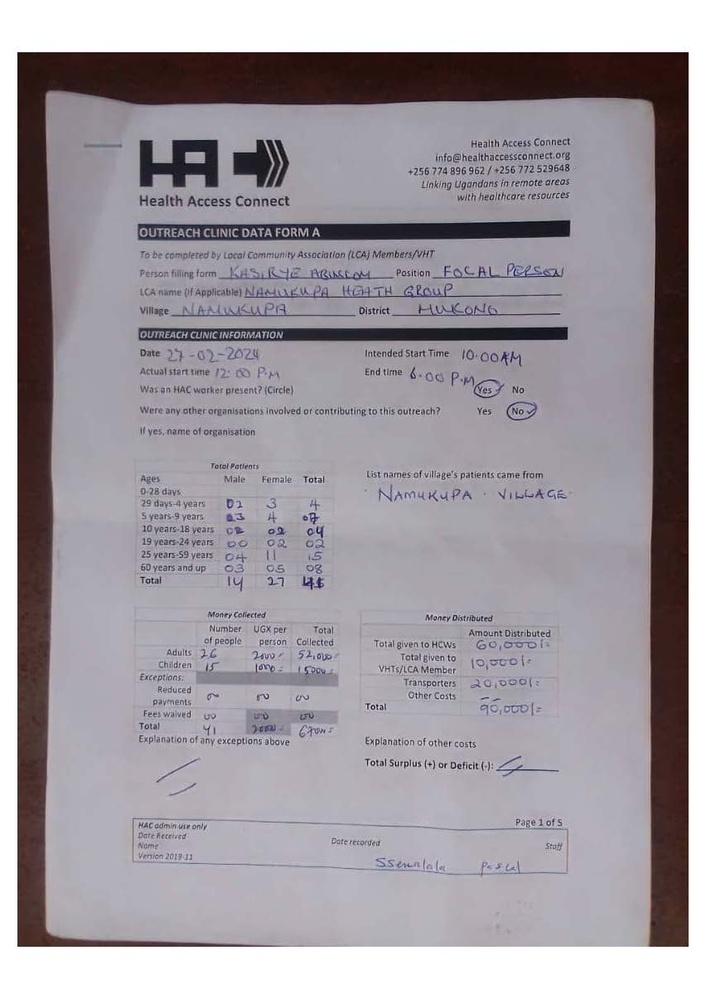
#> input picture file-1.jpg, 706 x 999 px, shrunk from 852 x 1205 before the run; its folder holds 5 pictures in this run
$ jupyter execute --allow-errors form_extraction.ipynb
#> lines starting #> are read from the running program, lines starting #| are printed output that depends on the picture; after the words box and inside, x2 and y2 are one past the last pixel; in counts of white or black regions, pixels touching at a corner belong together
### Form A

[cell 1]
import pandas as pd

# JSON data
data = {
    "OUTREACH CLINIC DATA FROM A": {
        "Person filling form": "value",
        "Position": "value",
        "LCA name (If Applicable)": "value",
        "Village": "value",
        "District": "value"
    },
    "OUTREACH CLINIC INFORMATION": {
        "Date": "value",
        "Intended Start Time": "value",
        "Actual Start Time": "value",
        "End Time": "value",
        "Was an HAC worker present? (Circle)": "Yes/No",
        "Were any other organisations involved or contributing to this outreach?": "Yes/No",
        "If yes, name of organisation": "value",
        "List names of villages patients came from": ["value1", "value2"]
    },
    "Total Patients": {
        "Ages": [
            "0-28 days",
            "29 days-4 years",
            "5 years-9 years",
            "10 years-18 years",
            "19 years-24 years",
            "25 years-59 years",
            "60 years and up"
        ],
        "Male": {
            "0-28 days": "Nill",
            "29 days-4 years": "value",
            "5 years-9 years": "value",
            "10 years-18 years": "value",
            "19 years-24 years": "value",
            "25 years-59 years": "value",
            "60 years and up": "value"
        },
        "Female": {
            "0-28 days": "Nill",
            "29 days-4 years": "value",
            "5 years-9 years": "value",
            "10 years-18 years": "value",
            "19 years-24 years": "value",
            "25 years-59 years": "value",
            "60 years and up": "value"
        },
        "Total": {
            "0-28 days": "Nill",
            "29 days-4 years": "value",
            "5 years-9 years": "value",
            "10 years-18 years": "value",
            "19 years-24 years": "value",
            "25 years-59 years": "value",
            "60 years and up": "value"
        }
    },
    "Money Collected": {
        " ": [
            "Adults",
            "Children",
            "Exceptions",
            "Reduced Payments",
            "Fees waived",
            "Total"
        ],
        "Number of People": {
            "Adults": "value",
            "Children": "value",
            "Exceptions": "value",
            "Reduced Payments": "value",
            "Fees waived": "value",
            "Total": "value"
        },
        "UGX per person": {
            "Adults": "value",
            "Children": "value",
            "Exceptions": "value",
            "Reduced Payments": "value",
            "Fees waived": "value",
            "Total": "value"
        },
        "Total Collected": {
            "Adults": "value",
            "Children": "value",
            "Exceptions": "value",
            "Reduced Payments": "value",
            "Fees waived": "value",
            "Total": "value"
        }
    },
    "Money Distributed": {
        " ": [
            "Total given to HCWs",
            "Total given to VHTs/LCA Member",
            "Transporters",
            "Other Costs",
            "Total"
        ],
        "Amount Distributed": {
            "Total given to HCWs": "value",
            "Total given to VHTs/LCA Member": "value",
            "Transporters": "value",
            "Other Costs": "value",
            "Total": "value"
        }
    }
}

# Create DataFrames for each section
outreach_clinic_data_df = pd.DataFrame([data["OUTREACH CLINIC DATA FROM A"]])
outreach_clinic_info_df = pd.DataFrame([data["OUTREACH CLINIC INFORMATION"]])

# Convert columns into rows using melt
outreach_clinic_data_df = outreach_clinic_data_df.melt(var_name="Attribute", value_name="Value")
outreach_clinic_info_df = outreach_clinic_info_df.melt(var_name="Atribute", value_name="Value")

# Handle "Total Patients"
total_patients_data = data["Total Patients"]
total_patients_df = pd.DataFrame({
    "Age Group": total_patients_data["Ages"],
    "Male": list(total_patients_data["Male"].values()),
    "Female": list(total_patients_data["Female"].values()),
    "Total": list(total_patients_data["Total"].values())
})

# Handle "Money Collected"
money_collected_data = data["Money Collected"]
money_collected_df = pd.DataFrame({
    "Category": money_collected_data[" "],
    "Number of People": list(money_collected_data["Number of People"].values()),
    "UGX per person": list(money_collected_data["UGX per person"].values()),
    "Total Collected": list(money_collected_data["Total Collected"].values())
})

# Handle "Money Distributed"
money_distributed_data = data["Money Distributed"]
money_distributed_df = pd.DataFrame({
    "Category": money_distributed_data[" "],
    "Amount Distributed": list(money_distributed_data["Amount Distributed"].values())
})

# Display all DataFrames
outreach_clinic_data_df, outreach_clinic_info_df, total_patients_df, money_collected_df, money_distributed_df

[cell 2]
outreach_clinic_data_df

[cell 3]
outreach_clinic_info_df

[cell 4]
total_patients_df

[cell 5]
money_collected_df

[cell 6]
money_distributed_df

### Form B

[cell 7]
import pandas as pd

# Provided JSON data
json_data = {
    "OUTREACH CLINIC DATA FROM B": {
        "Person filling form": "value",
        "Position": "value",
        "Health Centre": "value",
        "Village": "value",
        "Date": "value"
    },
    "OUTREACH CLINIC INFORMATION": {
        "Names of health workers who attended": "value",
        "Number of Health Workers": {
            "Total Health Workers": "value",
            "Enrolled Midwives": "value",
            "Registered Midwives": "value",
            "Case Officer": "value",
            "Counsellors": "value",
            "Lab Technician": "value",
            "Nursing Assistant": "value",
            "Enrolled Nurse": "value",
            "Registered Nurse": "value",
            "Other (Specify)": "value"
        },
        "Services offered": [
            "General Treatment",
            "ART Refills",
            "Family Planning",
            "ANC/PNC",
            "HIV Counselling/Testing",
            "Immunization"
        ],
        "Were there stockouts? (circle one)": "Y/N",
        "What services were IMPACTED or UNAVAILABLE due to stockouts?": {
            "General Treatment": [
                "Malaria Treatment",
                "Amoxicillin",
                "Other"
            ],
            "HIV/ART": [
                "ART",
                "Testing",
                "Other"
            ],
            "Family Planning": [
                "Pregnancy Tests",
                "Other"
            ],
            "ANC/PNC": [
                "value"
            ]
        }
    },
    "ANTI-Retroviral Treatment (ART)": {
        "1. TB": {
            "Diagnosed": "value",
            "Treated": "value"
        },
        "2. Number of Patients given each ART duration": {
            "1 Month": "value",
            "2 Month": "value",
            "3 Month": "value",
            "___months": "value",
            "Total number of people": "value",
            "Total no. months given": "value"
        },
        "3. Patients Receiving ART": {
            "Age": [
                "0-1 year",
                "2-4 years",
                "5-14 years",
                "15 and up",
                "Total"
            ],
            "Male": {
                "0-1 year": "value",
                "2-4 years": "value",
                "5-14 years": "value",
                "15 and up": "value",
                "Total": "value"
            },
            "Female": {
                "0-1 year": "value",
                "2-4 years": "value",
                "5-14 years": "value",
                "15 and up": "value",
                "Total": "value"
            }
        },
        "3. Patients Newly Linked to Core": {
            "Age": [
                "0-1 year",
                "2-4 years",
                "5-14 years",
                "15 and up",
                "Total"
            ],
            "Male": {
                "0-1 year": "value",
                "2-4 years": "value",
                "5-14 years": "value",
                "15 and up": "value",
                "Total": "value"
            },
            "Female": {
                "0-1 year": "value",
                "2-4 years": "value",
                "5-14 years": "value",
                "15 and up": "value",
                "Total": "value"
            }
        },
        "5. Viral Load Blood Samples Token": {
            " ": [
                "Total"
            ],
            "Male": {
                "Total": "value"
            },
            "Female": {
                "Total": "value"
            }
        }
    }
}


# Flatten the 'OUTREACH CLINIC DATA FROM B' section
clinic_data = pd.DataFrame([json_data["OUTREACH CLINIC DATA FROM B"]])

# Flatten the 'Number of Health Workers' section
health_workers = pd.DataFrame([json_data["OUTREACH CLINIC INFORMATION"]["Number of Health Workers"]])

# Convert columns into rows using melt
clinic_data = clinic_data.melt(var_name="Attribute", value_name="Value")
health_workers = health_workers.melt(var_name="Health Worker Role", value_name="Count")

# Extract 'Services offered'
services_offered = pd.DataFrame({"Services Offered": json_data["OUTREACH CLINIC INFORMATION"]["Services offered"]})

# Flatten the 'What services were IMPACTED or UNAVAILABLE due to stockouts?' section
stockouts_data = json_data["OUTREACH CLINIC INFORMATION"]["What services were IMPACTED or UNAVAILABLE due to stockouts?"]
stockouts_list = []
for service, impacts in stockouts_data.items():
    for impact in impacts:
        stockouts_list.append({"Service": service, "Impact": impact})
stockouts_df = pd.DataFrame(stockouts_list)

art_data = json_data["ANTI-Retroviral Treatment (ART)"]
# Create separate DataFrames for each subsection
tb_df = pd.DataFrame([art_data["1. TB"]])
patients_duration_df = pd.DataFrame([art_data["2. Number of Patients given each ART duration"]])

# Convert columns into rows using melt
tb_df = tb_df.melt(var_name="Attribute", value_name="Value")
patients_duration_df = patients_duration_df.melt(var_name="Atribute", value_name="Value")

# Process "3. Patients Receiving ART"
receiving_art_data = art_data["3. Patients Receiving ART"]
receiving_art_df = pd.DataFrame({
    "Age Group": receiving_art_data["Age"],
    "Male": list(receiving_art_data["Male"].values()),
    "Female": list(receiving_art_data["Female"].values())
})

# Process "3. Patients Newly Linked to Core"
newly_linked_data = art_data["3. Patients Newly Linked to Core"]
newly_linked_df = pd.DataFrame({
    "Age Group": newly_linked_data["Age"],
    "Male": list(newly_linked_data["Male"].values()),
    "Female": list(newly_linked_data["Female"].values())
})

# Process "5. Viral Load Blood Samples Token"
viral_load_data = art_data["5. Viral Load Blood Samples Token"]
viral_load_df = pd.DataFrame({
    "Gender": ["Male", "Female"],
    "Total": [viral_load_data["Male"]["Total"], viral_load_data["Female"]["Total"]]
})


# Display all DataFrames
print("TB DataFrame:")
print(tb_df, end="\n\n")

print("Number of Patients Duration DataFrame:")
print(patients_duration_df, end="\n\n")

print("Patients Receiving ART DataFrame:")
print(receiving_art_df, end="\n\n")

print("Patients Newly Linked to Core DataFrame:")
print(newly_linked_df, end="\n\n")

print("Viral Load Blood Samples DataFrame:")
print(viral_load_df, end="\n\n")

# Combine all sections into a dictionary of DataFrames for display
dataframes = {
    "Clinic Data": clinic_data,
    "Health Workers": health_workers,
    "Services Offered": services_offered,
    "Stockouts": stockouts_df,
    "TB": tb_df,
    "Patients Duration": patients_duration_df,
    "Receiving ART": receiving_art_df,
    "Patients Newly Linked": newly_linked_df,
    "Viral Load Blood Samples": viral_load_df
}

# Print each DataFrame
for name, df in dataframes.items():
    print(f"\n{name}:\n", df)

[cell 8]
clinic_data

[cell 9]
health_workers

[cell 10]
services_offered

[cell 11]
stockouts_df

[cell 12]
tb_df

[cell 13]
patients_duration_df

[cell 14]
receiving_art_df

[cell 15]
newly_linked_df

[cell 16]
viral_load_df

[cell 17]
df

### Form C

[cell 18]
import pandas as pd

# Define the JSON structure
data = {
    "OUTREACH CLINIC DATA FROM C": {
        "Person filling form": "value",
        "Health Centre": "value",
        "Position": "value",
        "Village visited": "value",
        "Date": "value",
        "Additional treatments or test given and number of patients for each": "value",
        "Additional comments/concerns (continue on back if necessary)": "value"
    },
    "Other Services": {
        "Diabetes Referrals": "value",
        "Child Check-ups": "value",
        "Patients Given Pain Relievers": "value",
        "Immunizations Given": "value",
        "Vitamins Given": "value",
        "Total Pregnant Women Served at Outreach for any reason":{
            "Syphilis": {
                "Total Tested": "value",
                "Tested Positive": "value",
                "Given Treatment": "value"
            },
            "Hypertension": {
                "Total Screened": "value",
                "Diagnosed": "value",
                "Given Medication": "value"
            },
            "Malaria": {
                "Suspected Fever": "value",
                "Tested Positive": "value",
                "Given Medication": "value"
            }
        },
        "__" : {
            "Diagnosed": {
                "Intestinal Worms": "value",
                "Fungal (Non-Candidiasis)": "value",
                "Candidiasis": "value",
                "Ulcers": "value",
                "Diarrhea": "value",
                "Gastro-Intestinal Disorders (Non-Diarrhea)": "value",
                "Allergy": "value",
                "Chronic Respiratory Disease": "value"
            },
            "Given Treatment": {
                "Intestinal Worms": "value",
                "Fungal (Non-Candidiasis)": "value",
                "Candidiasis": "value",
                "Ulcers": "value",
                "Diarrhea": "value",
                "Gastro-Intestinal Disorders (Non-Diarrhea)": "value",
                "Allergy": "value",
                "Chronic Respiratory Disease": "value"
            }
        },
        "___" : {
            "Diagnosed": {
                "Measles": "value",
                "RTI": "value",
                "Malnutrition": "value",
                "Burns": "value",
                "Injuries": "value",
                "UTI": "value",
                "Gonorrhoea": "value",
                "Other STIs": "value",
                "Eye Infection": "value"
            },
            "Given Treatment": {
                "Measles": "value",
                "RTI": "value",
                "Malnutrition": "value",
                "Burns": "value",
                "Injuries": "value",
                "UTI": "value",
                "Gonorrhoea": "value",
                "Other STIs": "value",
                "Eye Infection": "value"
            }
        }
    }
}

# Convert each section into a separate dataframe
df_outreach = pd.DataFrame(data["OUTREACH CLINIC DATA FROM C"], index=[0])
df_other_services = pd.DataFrame(data["Other Services"], index=[0])

# Convert columns into rows using melt
df_outreach = df_outreach.melt(var_name="Attribute", value_name="Value")
df_other_services = df_other_services.melt(var_name="Atribute", value_name="Value")

data_expanded = data['Other Services']
df_pregnant_women = pd.DataFrame(data_expanded["Total Pregnant Women Served at Outreach for any reason"]).transpose()
df_double_underscore = pd.concat({key: pd.Series(value) for key, value in data_expanded["__"].items()}, axis=1)
df_triple_underscore = pd.concat({key: pd.Series(value) for key, value in data_expanded["___"].items()}, axis=1)

[cell 19]
df_outreach

[cell 20]
df_other_services

[cell 21]
df_pregnant_women

[cell 22]
df_double_underscore

[cell 23]
df_triple_underscore

### Form D

[cell 24]
import pandas as pd

# Define the JSON structure
data = {
    "OUTREACH CLINIC DATA FROM D": {
        "Person filling form": "value",
        "Health Centre": "value",
        "Position": "value",
        "Village visited": "value",
        "Date": "value"
    },
    "HIV Counselling and Testing (HCT)": {
        "Conselled & Tested as couple": "value",
        "Received results as couple": "value",
        "Discordant Results": "value",
        "Returned for viral load results": "value",
        "TB Suspect": "value",
        "Total No. of Clients served_Male": "value",
        "Total No. of Clients served_Female": "value",
        "Counselled_Pre-Test": "value",
        "Counselled_Post-Test": "value",
        "HIV Test Results_Total Positive": "value",
        "HIV Test Results_Total Negative": "value",
    },
    "New Positives": {
        "Age" : [
        "18 mos-4 years",
        "5-9 years",
        "10 - 14 years",
        "15 - 18 years",
        "19 - 49 years",
        "50 and up",
        "Total"
        ],
        "Male": {
            "18 mos-4 years": "value",
            "5-9 years": "value",
            "10 - 14 years": "value",
            "15 - 18 years": "value",
            "19 - 49 years": "value",
            "50 and up": "value",
            "Total": "value"
        },
        "Female": {
            "18 mos-4 years": "value",
            "5-9 years": "value",
            "10 - 14 years": "value",
            "15 - 18 years": "value",
            "19 - 49 years": "value",
            "50 and up": "value",
            "Total": "value"
        }
    },
    "Patients Tested for First Time": {
        "Age" : [
        "18 mos-4 years",
        "5-9 years",
        "10 - 14 years",
        "15 - 18 years",
        "19 - 49 years",
        "50 and up",
        "Total"
        ],
        "Male": {
            "18 mos-4 years": "value",
            "5-9 years": "value",
            "10 - 14 years": "value",
            "15 - 18 years": "value",
            "19 - 49 years": "value",
            "50 and up": "value",
            "Total": "value"
        },
        "Female": {
            "18 mos-4 years": "value",
            "5-9 years": "value",
            "10 - 14 years": "value",
            "15 - 18 years": "value",
            "19 - 49 years": "value",
            "50 and up": "value",
            "Total": "value"
        }
    }
}


# Convert "OUTREACH CLINIC DATA FROM D" into a DataFrame and melt it
df_outreach = pd.DataFrame(data["OUTREACH CLINIC DATA FROM D"], index=[0])
df_outreach = df_outreach.melt(var_name="Attribute", value_name="Value")

# Convert "HIV Counselling and Testing (HCT)" into a DataFrame and transpose it
df_hct = pd.DataFrame(data["HIV Counselling and Testing (HCT)"], index=[0]).transpose()
df_hct.reset_index(inplace=True)
df_hct.columns = ['Attribute', 'Value']

new_positive_data = data["New Positives"]
new_positive_df = pd.DataFrame({
    "Age Group": new_positive_data["Age"],
    "Male": list(new_positive_data["Male"].values()),
    "Female": list(new_positive_data["Female"].values())
})

patient_tested_data = data["Patients Tested for First Time"]
patient_tested_df = pd.DataFrame({
    "Age Group": patient_tested_data["Age"],
    "Male": list(patient_tested_data["Male"].values()),
    "Female": list(patient_tested_data["Female"].values())
})

[cell 25]
df_outreach

[cell 26]
df_hct

[cell 27]
new_positive_df

[cell 28]
patient_tested_df

### Loop

[cell 29]
import google.generativeai as genai
import base64
import pandas as pd
import cv2
import json
import numpy as np

# local function to build try and except for json

#> (the rest of this cell did not finish here and is left out)

[cell 30]
# Function to replace null values
# [9 lines left out: function replace_values, not called in this run]

# Function to enhance the image
def enhance_image(image_path):
    # Read the image
#> called with image_path = 'file-1.jpg'
    image = cv2.imread(image_path)
#> image is the input picture: shape (999, 706, 3); mean B, G, R 160.6, 154.2, 160.1

    # Convert to grayscale
    gray = cv2.cvtColor(image, cv2.COLOR_BGR2GRAY)

    # Apply Gaussian blur to reduce noise
    blurred = cv2.GaussianBlur(gray, (3, 3), 0)

    # Apply adaptive thresholding to get a binary image
    adaptive_thresh = cv2.adaptiveThreshold(blurred, 255,
                                            cv2.ADAPTIVE_THRESH_GAUSSIAN_C,
                                            cv2.THRESH_BINARY_INV, 11, 3)
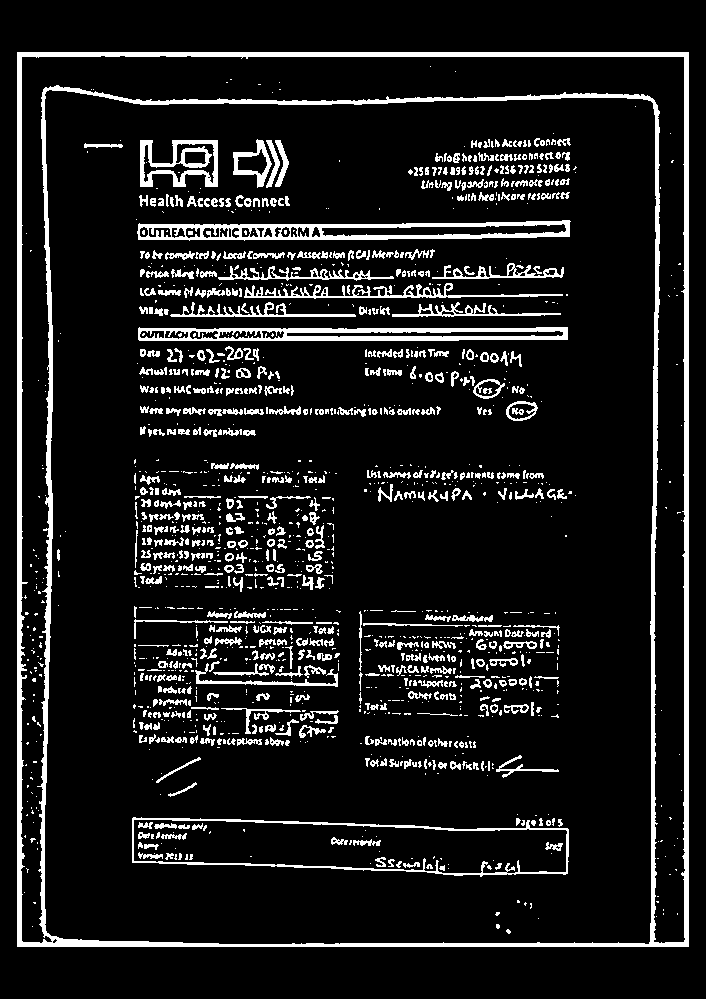
#> adaptive_thresh: shape (999, 706); 10.7% white; 1506 white regions (931 under 20 px), largest, box (x1, y1, x2, y2) and area: (17, 52, 689, 947) 25446, (137, 220, 571, 241) 4081, (138, 327, 568, 341) 3781

    # Morphological operations to enhance the text
    kernel = np.ones((1, 1), np.uint8)
    morph = cv2.morphologyEx(adaptive_thresh, cv2.MORPH_CLOSE, kernel)

    # Optionally, you can apply dilation to make the text thicker
    dilated = cv2.dilate(morph, kernel, iterations=1)

    return dilated

[cell 31]
def process_image_gemini_2_A(image, file_name):
    image_path = file_name
    enhanced_image = enhance_image(image_path)
    image_path=f"{file_name}_enhanced_image.jpg"
    cv2.imwrite(image_path, enhanced_image)
        # Read the image file
    with open(image_path, "rb") as image_file:
        image_data = image_file.read()

    print(type(enhanced_image),'----------',type(image_data))
#| <class 'numpy.ndarray'> ---------- <class 'bytes'>
#> (the rest of the program and of its run is left out)
